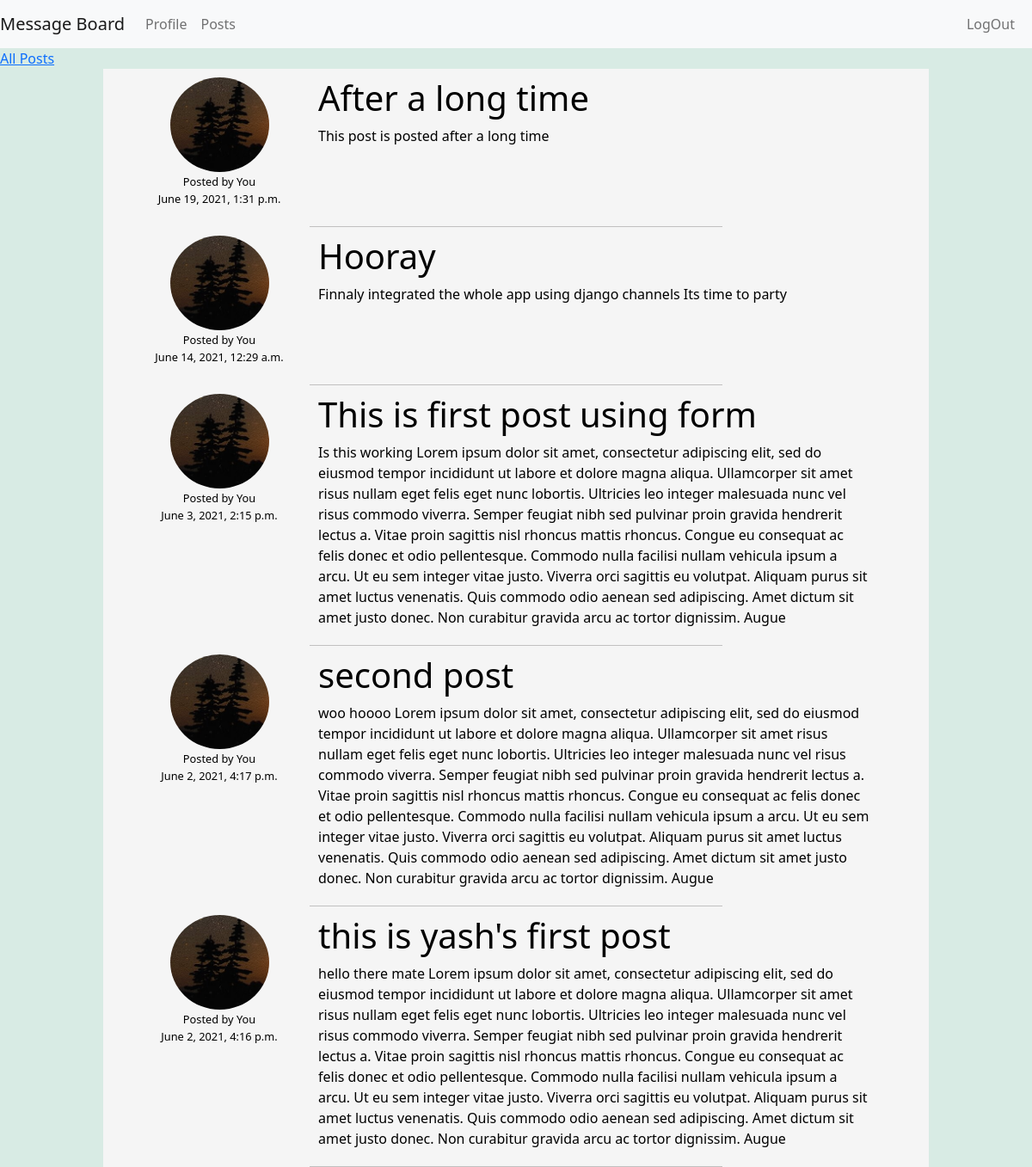
Screenshot of /my_posts (signed in) with the database file from the repository.
### post/models.py (models this page shows, shortened)
class Post(models.Model):
    title = models.CharField(max_length = 100)
    content = models.TextField()
    date_posted = models.DateTimeField(default = timezone.now)
    author = models.ForeignKey(User, on_delete = models.CASCADE, related_name="posts")
    liked_users = models.ManyToManyField(User, related_name="liked_posts")

### users/models.py (models this page shows, shortened)
class Profile(models.Model):
    user = models.OneToOneField(User, related_name="profile", on_delete=models.CASCADE)
    profile_pic = models.ImageField(upload_to="profile_pics/", default="avatar.png")
    bio = models.TextField(default="No bio")

### post/views.py (the view)
# urls.py: path("my_posts", views.my_posts, name="my_posts"),
@login_required(login_url="users:login")
def my_posts(request):
    posts =  request.user.posts.all().order_by("-date_posted")
    return render(request, "post/index.html", {
        "posts" : posts,
        "message": "You haven't posted anything yet. Add your first post!!",
        "index": False
    })

### post/templates/post/index.html (shortened to what this page needs)
{% extends "post/layout.html" %}
{% block content %}
    {% if index %}
        <form add="{% url 'post:add_post' %}" method="POST">
            {% csrf_token %}
            {{form}}
            <input type="submit" value="Add">
        </form>
        <a href="{% url 'post:my_posts' %}">Your posts</a>
        <a href="{% url 'users:index' %}">Home</a>
    {% else %}
        <a href="{% url 'post:index' %}">All Posts</a>
    {% endif %}
    <div class="post-container">
        {% for post in posts %}
            <a href="{% url 'post:view_post' post.id %}" class="post_link">
                <div class="post">
                    <div class="post_user">
                        <img src="{{post.author.profile.profile_pic.url}}" class='post_pic' loading="lazy">
                        <div class="details">
                            <div class="author"> Posted by
                                {% if request.user == post.author %}
                                    You
                                {% else %}
                                    {{ post.author.first_name}}
                                {% endif %}
                            </div>
                            <div class="date"> {{ post.date_posted }} </div>
                        </div>
                    </div>
                    <div class="post_content">
                        <h1 class="title"> {{ post.title }} </h1>
                        <div class="content"> {{ post.content }} </div>
                    </div>
                </div>
            </a>
            <hr style="width:50%; margin: auto; color:rgb(37, 32, 32);">
        {% empty %}
            <div class="empty">
                <h1> {{message}}</h1>
                <a href="{% url 'post:add_post' %}">Add post</a>
            </div>
        {% endfor %}
    </div>
{% endblock %}

### post/static/post/styles.css (style rules this page uses)
* { margin: 0; box-sizing: border-box; }
body, .empty { background-color: #d8ebe4; }
.post, .post-view { display: block; color: black; position: relative; -webkit-margin-collapse: collapse; margin-bottom: 10px; padding: 10px 20px 10px; transition: all 0.3s ease-in-out; }
.post-container { position: relative; margin: 0 10%; background-color: whitesmoke; animation-name: example; animation-duration: 1s; }
.post_link { text-decoration: none; }
.post_pic { height: 100%; width: 50%; background-size: contain; border-radius: 50%; }
.details, .details-1 { font-weight: 500; font-size: .8em; margin: 1% 0; }
.post_user, .post_content { position: relative; display: inline-block; }
.post_user { width: 25%; text-align: center; }
.post_content { width: 70%; }
.post, .post-view, .comment { display: flex; justify-content:flex-start; align-items: flex-start; flex-wrap: wrap; }

### rows the page displays
Post: author.profile.profile_pic (picture), shows "You", date_posted "June 19, 2021, 1:31 p.m.", title "After a long time", content "This post is posted after a long time"
Post: author.profile.profile_pic (picture), shows "You", date_posted "June 14, 2021, 12:29 a.m.", title "Hooray", content "Finnaly integrated the whole app using django channels Its time to party"
Post: author.profile.profile_pic (picture), shows "You", date_posted "June 3, 2021, 2:15 p.m.", title "This is first post using form", content "Is this working Lorem ipsum dolor sit amet, consectetur adipiscing elit, sed do eiusmod tempor incididunt ut labore et dolore magna aliqua. Ullamcorper sit amet risus nullam eget felis eget nunc lobortis. Ultricies leo integer malesuada nunc vel risus commodo viverra. Semper feugiat nibh sed pulvinar proin gravida hendrerit lectus a. Vitae proin sagittis nisl rhoncus mattis rhoncus. Congue eu consequat ac felis donec et odio pellentesque. Commodo nulla facilisi nullam vehicula ipsum a arcu. Ut eu sem integer vitae justo. Viverra orci sagittis eu volutpat. Aliquam purus sit amet luctus venenatis. Quis commodo odio aenean sed adipiscing. Amet dictum sit amet justo donec. Non curabitur gravida…"
Post: author.profile.profile_pic (picture), shows "You", date_posted "June 2, 2021, 4:17 p.m.", title "second post", content "woo hoooo Lorem ipsum dolor sit amet, consectetur adipiscing elit, sed do eiusmod tempor incididunt ut labore et dolore magna aliqua. Ullamcorper sit amet risus nullam eget felis eget nunc lobortis. Ultricies leo integer malesuada nunc vel risus commodo viverra. Semper feugiat nibh sed pulvinar proin gravida hendrerit lectus a. Vitae proin sagittis nisl rhoncus mattis rhoncus. Congue eu consequat ac felis donec et odio pellentesque. Commodo nulla facilisi nullam vehicula ipsum a arcu. Ut eu sem integer vitae justo. Viverra orci sagittis eu volutpat. Aliquam purus sit amet luctus venenatis. Quis commodo odio aenean sed adipiscing. Amet dictum sit amet justo donec. Non curabitur gravida arcu…"
Post: author.profile.profile_pic (picture), shows "You", date_posted "June 2, 2021, 4:16 p.m.", title "this is yash's first post", content "hello there mate Lorem ipsum dolor sit amet, consectetur adipiscing elit, sed do eiusmod tempor incididunt ut labore et dolore magna aliqua. Ullamcorper sit amet risus nullam eget felis eget nunc lobortis. Ultricies leo integer malesuada nunc vel risus commodo viverra. Semper feugiat nibh sed pulvinar proin gravida hendrerit lectus a. Vitae proin sagittis nisl rhoncus mattis rhoncus. Congue eu consequat ac felis donec et odio pellentesque. Commodo nulla facilisi nullam vehicula ipsum a arcu. Ut eu sem integer vitae justo. Viverra orci sagittis eu volutpat. Aliquam purus sit amet luctus venenatis. Quis commodo odio aenean sed adipiscing. Amet dictum sit amet justo donec. Non curabitur…"
